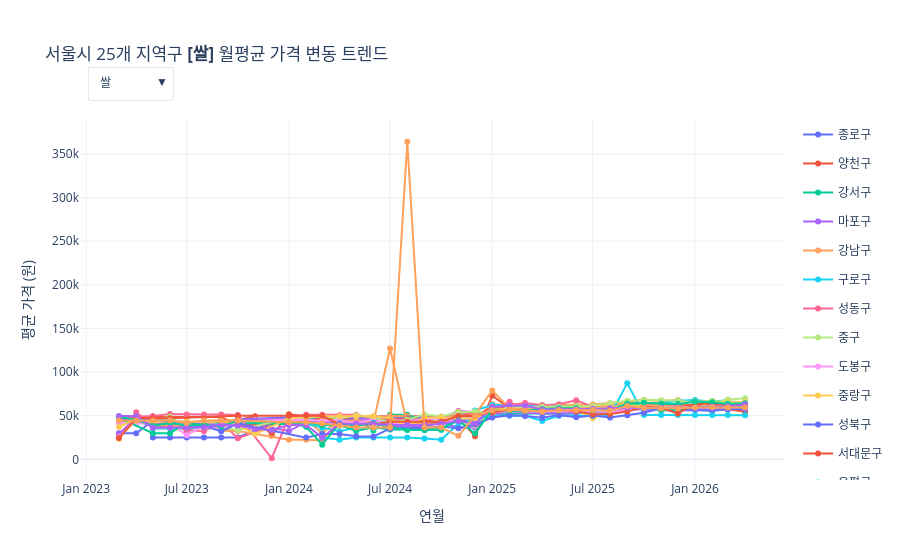

Write notebook code for a chart like this one.
### Code cell
import plotly.graph_objects as go

# 1. 드롭다운에 넣을 주요 품목 리스트 선정
target_items = ['쌀', '상추', '고등어', '갈치', '돼지고기', '소고기', '라면', '우유'] 

# 2. Plotly Figure 객체 생성
fig = go.Figure()

# 지역구 리스트 추출 (25개)
districts = df_clean['자치구'].unique()
traces_per_item = len(districts)

# 3. 모든 품목 * 모든 지역구의 데이터(Trace)를 Figure에 추가
for i, item in enumerate(target_items):
    df_item = df_clean[df_clean['대표품목명'] == item]
    
    for district in districts:
        df_plot = df_item[df_item['자치구'] == district]
    
        df_plot = df_plot.groupby('연월')['보정가격'].mean().reset_index()

        # 첫 번째 품목(감자)만 처음에 화면에 보이도록 설정 (나머지는 숨김)
        is_visible = (i == 0)
        
        fig.add_trace(
            go.Scatter(
                x=df_plot['연월'].astype(str),
                y=df_plot['보정가격'],
                mode='lines+markers',
                name=district,
                visible=is_visible,
                legendgroup=district, # 같은 지역구는 범례에서 같이 제어되도록 그룹화
                hovertemplate=f"지역구: {district}<br>가격: %{{y:,.0f}}원<extra></extra>"
            )
        )

# 4. 드롭다운(Update Menus) 버튼 로직 생성
buttons = []
for i, item in enumerate(target_items):
    # 선택된 품목의 인덱스에 해당하는 Trace들만 True, 나머지는 False로 만드는 리스트
    visible_array = [False] * (len(target_items) * traces_per_item)
    for j in range(traces_per_item):
        visible_array[i * traces_per_item + j] = True
        
    button = dict(
        label=item,       # 드롭다운에 표시될 텍스트
        method="update",  # 업데이트 방식
        args=[
            {"visible": visible_array}, # Trace 숨김/표시 전환
            {"title": f"서울시 25개 지역구 <b>[{item}]</b> 월평균 가격 변동 트렌드"} # 타이틀도 동적으로 변경
        ]
    )
    buttons.append(button)

# 5. 레이아웃 및 드롭다운 UI 배치
fig.update_layout(
    updatemenus=[
        dict(
            active=0,
            buttons=buttons,
            x=0.01,         # 드롭다운 위치 (X축)
            y=1.15,         # 드롭다운 위치 (Y축, 그래프 위쪽)
            xanchor="left",
            yanchor="top",
            direction="down",
            showactive=True,
            bgcolor="#ffffff",
            bordercolor="#e2e8f0"
        )
    ],
    title=f"서울시 25개 지역구 <b>[{target_items[0]}]</b> 월평균 가격 변동 트렌드",
    xaxis_title="연월",
    yaxis_title="평균 가격 (원)",
    hovermode="x unified", # 특정 연월에 마우스를 올리면 25개 구의 가격이 한 번에 표시됨
    margin=dict(t=120),    # 상단 드롭다운 공간 확보
    template="plotly_white" # 깔끔한 흰색 배경 테마 적용
)

# 6. 브라우저에서 확인 및 HTML 파일로 저장
fig.show()

# (선택) 포트폴리오용으로 로컬에 HTML 파일 저장
# fig.write_html("price_trend_dashboard.html")
